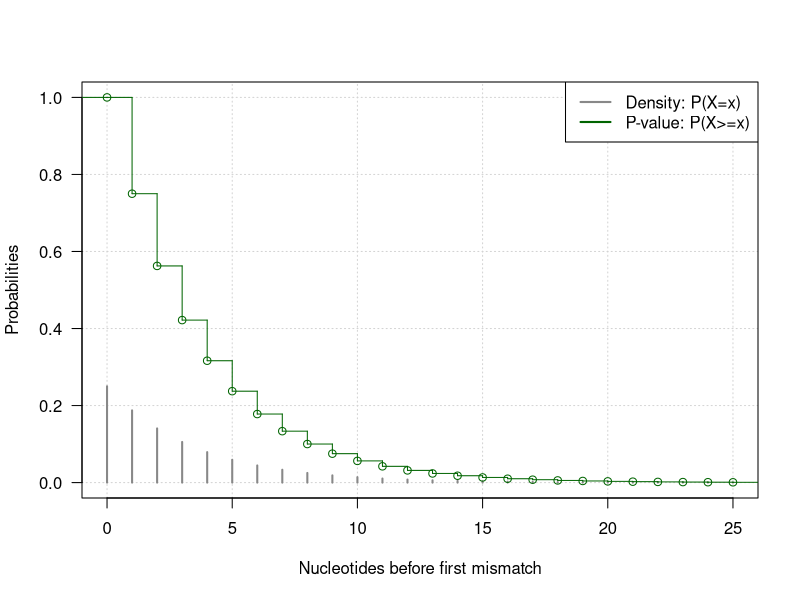
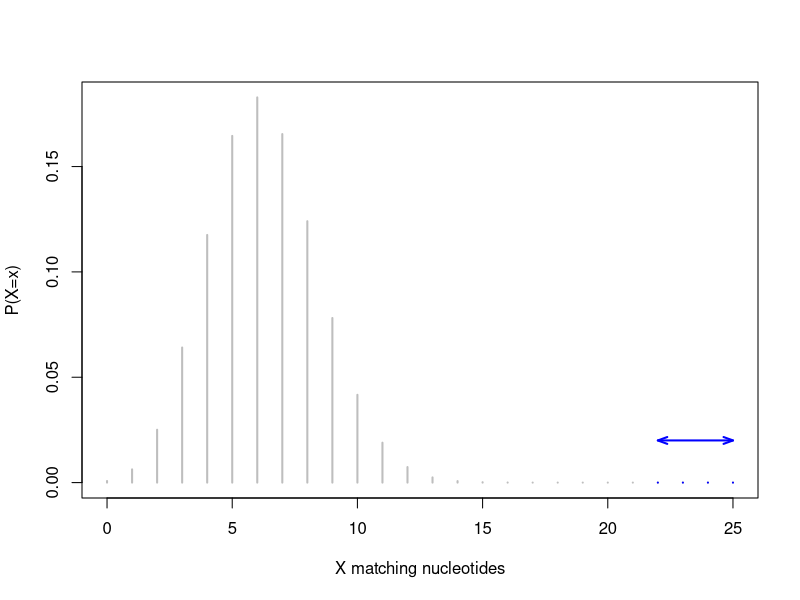
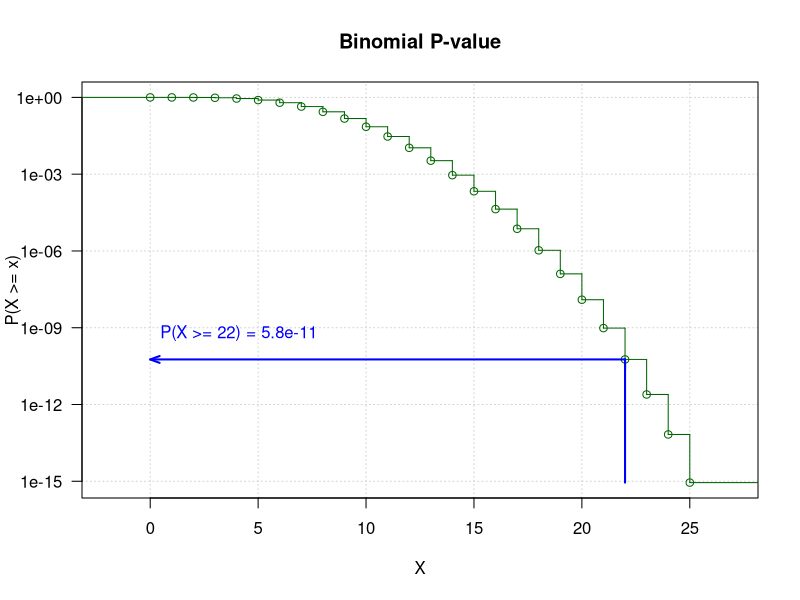
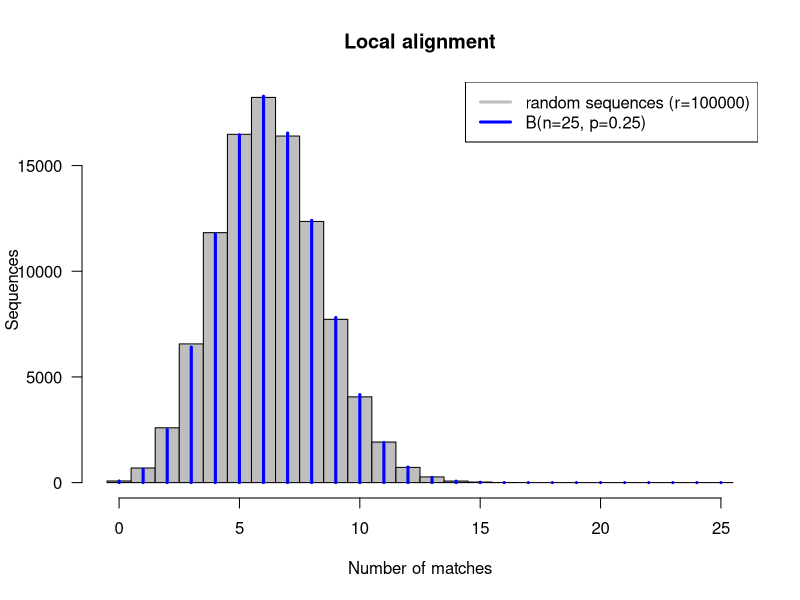
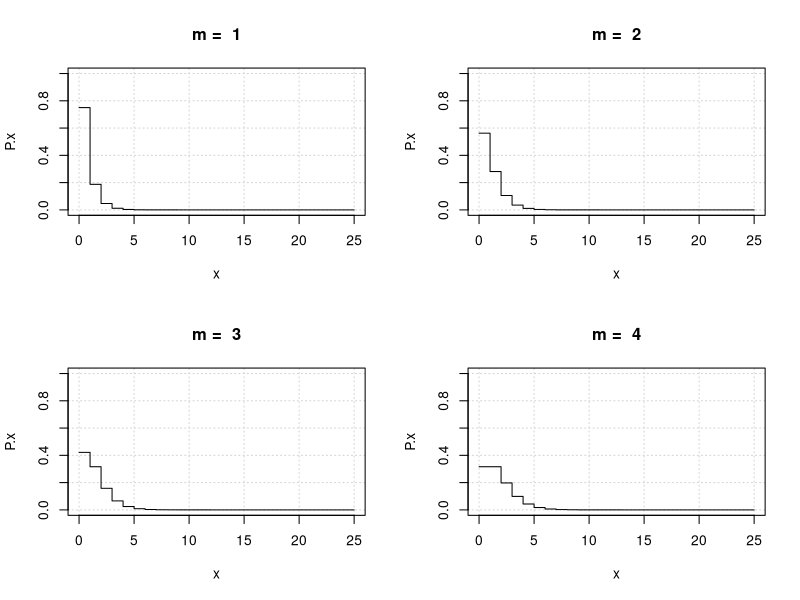
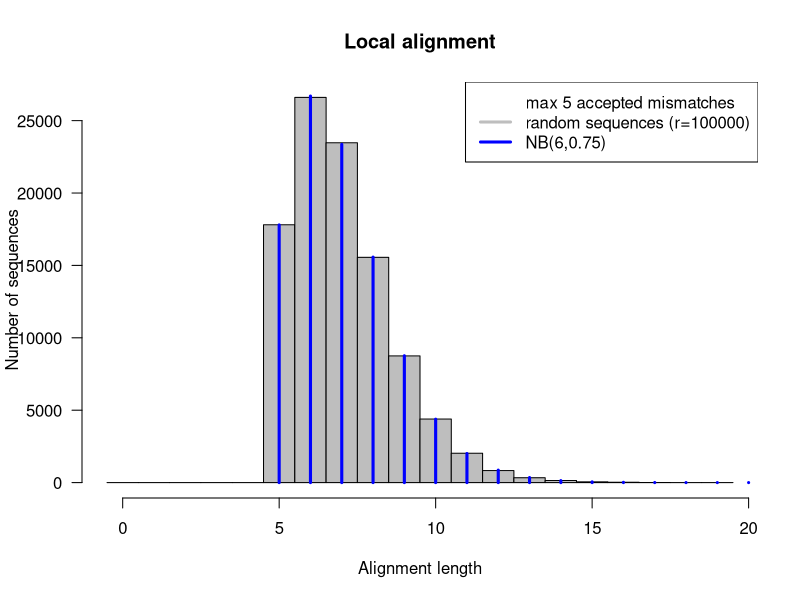

These charts were generated, in order, by the following R code:
## ---- chunk 1
knitr::opts_chunk$set(echo = TRUE, eval = TRUE, cache = FALSE, message = FALSE, warning = FALSE,
                      comment = "")

## Options to display pretty numbers
library(knitr)
knit_hooks$set(inline = function(x) {
  prettyNum(x, big.mark=" ")
})
options(scipen = 6, digits = 3)

## ---- chunk 2
k <- 25    # Read length
L <- 50e6  # Library size
C <- 23    # Number of chromosomes
G <- 3e9   # Genome size
p <- 1/4   # Matching probability for a nucleotide
## ---- chunk 3
# Matching probabilty for a given read 
# at a given genomic position
P.read <- p^k  
## ---- chunk 4
N <- 2 * (G - C * (k - 1))
## ---- chunk 5
P.genomic <- 1 - (1 - P.read)^N
## ---- chunk 6
P.library <- 1 - (1 - P.read)^(G*L)
## ---- chunk 7
E <- P.read * N * L
## ---- chunk 8
p <- 0.25  # Matching probability for each nucleotide
x <- 25    # Number of matches before the first mismatch
P.x <- p^x * (1-p)
Pval.x <- p^x
## ---- chunk 9
x <- 0:25  # Series of X values

# Geometric density function
P.x <- dgeom(x = x, prob = p)

# Geometric p-value distribution
Pval.x <- pgeom(q = x-1, prob = p, lower.tail = FALSE)

plot(x, P.x, type="h", lwd=2, col="#888888", ylim=c(0,1), las=1, panel.first=grid(), 
     xlab="Nucleotides before first mismatch", ylab="Probabilities")
lines(stepfun(x, c(1, Pval.x)), verticals=TRUE, col="darkgreen")
legend("topright", legend=c("Density: P(X=x)", "P-value: P(X>=x)"), col=c("#888888", "darkgreen"), lwd=2)
## ---- chunk 10
n <- 25     # Number of trials, i.e. the length of the alignment
m <- 3      # Maximal number of accepted mismatches
k <- n -m   # Number of matches
p <- 1/4    # Matching probability for one nucleotide
## ---- chunk 11
x <- 0:n  # All possible numbers of matches
m <- 3    # Max number of mismatches
hits <- (n-m):n # Hits: at least n-m matches
plot(x, dbinom(x, n, p), type="h", lwd=2, col="grey", 
     xlab="X matching nucleotides", ylab="P(X=x)")
lines(hits, dbinom(hits, n, p), type="h", lwd=2, col="blue")
arrows(n-m, 0.02, n, 0.02, length = 0.1, lwd=2, 
       code = 3, angle=20, col="blue")
## ---- chunk 12
x <- 0:n  # All possible numbers of matches
m <- 3    # Max number of mismatches
hits <- (n-m):n # Hits: at least n-m matches
y <- pbinom(x-1, n, p, lower=FALSE)
plot(stepfun(x, c(1, y)), verticals = TRUE,
#plot(x+0.5, y, type="S", lwd=2,
     col="darkgreen", las=1, main="Binomial P-value", 
     xlab="X", ylab="P(X >= x)", log="y",
     panel.first = grid())
pval <- pbinom(n-m-1, n, p, lower=FALSE)
arrows(n-m, pbinom(n-1, n, p, lower=FALSE), n-m, pval, 
       angle = 0, length = 0.1, lwd=2, col="blue")
arrows(n-m, pval, 0, pval, 
       angle = 20, length = 0.1, lwd=2, col="blue")
text(0, 10*pval, 
     labels = paste("P(X >= ", n-m, ") = ", 
                    signif(digits=2, pval), sep=""), pos = 4, col="blue")
## ---- chunk 13
# Generate random sequences with equiprobable residues
alphabet <- c("A", "C", "G", "T") # Nucleotide alphabet
n <- 25    # Size of the reads
rep <- 100000 # number of repetitions
# Generate random "sequeences" 
# (actually a matrix of letters)
seq <- data.frame(matrix(nrow=rep, ncol=n, sample(alphabet, size=n * rep, replace = TRUE)))

# Print the 5 first sequences to check result
cat(c(apply(seq[1:5,], 1, paste, collapse=""), "..."), sep="\n")
## ---- chunk 14
## Count the number of matches between a random read 
## and random sequences of the same length

# Generate a random read
read <- sample(alphabet, size=n, replace = TRUE)

# Define a function counting the number of matching
# residues between two sequences
count.matches <- function(seq1, seq2) {
  return(sum(seq1==seq2))
}

dim(seq)
length(read)
# Compute alignment lengths
matches.per.seq <- apply(seq, 1, count.matches, read)

## Plot an histogram to compare the simulation results 
## and the theoretical distribution
hist(matches.per.seq, breaks=seq(from=-0.5, to=n+0.5, by=1), col="grey",
     las=1,
     main="Local alignment",
     xlab="Number of matches",
     ylab="Sequences")
x <- 0:n
lines(x, rep*dbinom(x, size = n, prob = 0.25), type="h", col="blue", lwd=3)
legend("topright", 
       c(paste(sep="", "random sequences (r=", rep, ")"),
         paste(sep="", "B(n=",n,", p=", p,")")), 
       lwd=3,
       col=c("grey", "blue"))
## ---- chunk 15
x <- 0:25    # Number of successes

par(mfrow=c(2,2))
for (m in 1:4) {
  P.x <- dnbinom(x, size = m, prob = 0.75)
  plot(x, P.x, type="s", panel.first = grid(), ylim=c(0,1), main=paste("m = ", m))
}
par(mfrow=c(1,1))
## ---- chunk 16
## Simulate local alignment with random sequences. 
## Align a given read with random sequences and measure the 
## length of the longest alignment with at most m mismatches. 

# Max accepted mismatches.
m <- 5     
# Note: the alignment stops at m+1

## Define a function counting the length of the alignment 
## until the (m+1)th mismatch
ali.length <- function(seq1, seq2, max.mismatch) {
  mismatches <- which(seq1!=seq2)
  if (length(mismatches) > max.mismatch) {
    return(mismatches[max.mismatch+1]-1)
  } else {
    return (length(seq1))
  }
}

# Compute alignment lengths
ali.lengths <- apply(seq, 1, ali.length, read, m)
max.len <- max(ali.lengths)

## plot an histogram
hist(ali.lengths, breaks=seq(from=-0.5, to=max.len+1, by=1), col="grey",
     las=1,
     main="Local alignment",
     xlab="Alignment length",
     ylab="Number of sequences")
x <- 0:max.len
lines(x+m, rep*dnbinom(x, size = m+1, prob = 0.75), type="h", col="blue", lwd=3)
legend("topright", 
       c(paste("max", m, "accepted mismatches"),
         paste(sep="", "random sequences (r=", rep, ")"),
         paste(sep="", "NB(",m+1,",", 1-p,")")), 
       lwd=3,
       col=c("white", "grey", "blue"))
